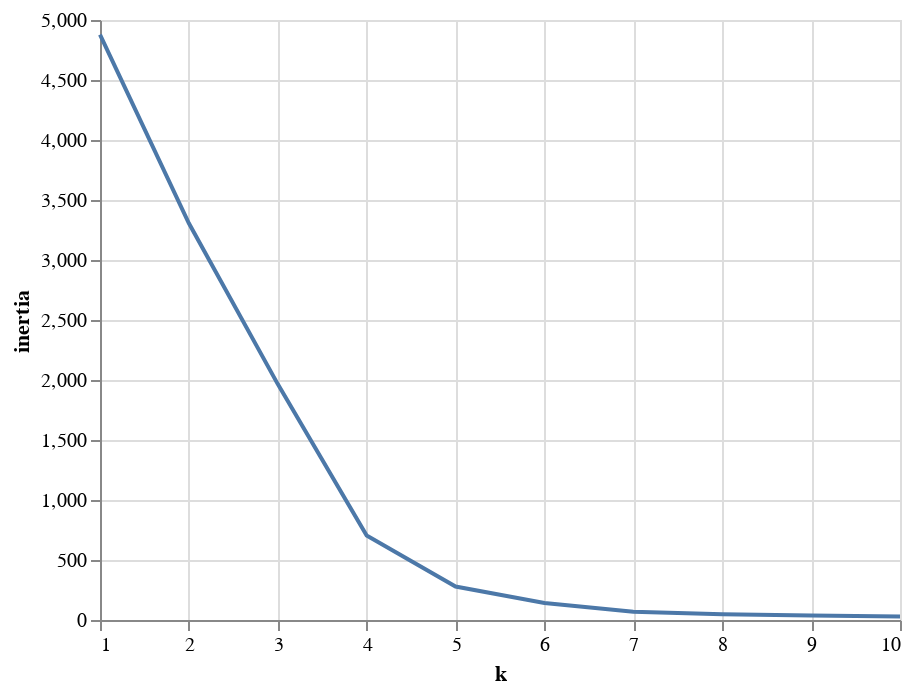

The notebook cell this image was saved under:
### Code cell
# running locally working in how altair must be recognized at sagemaker
#chart = alt.Chart(df_elbow).mark_line().encode(
#    x='k',
#    y='inertia',
#    )
# chart

### Figure 1 — Vega-Lite specification as saved in the notebook (floating-point values rounded to 4 significant figures)
{"$schema": "https://vega.github.io/schema/vega-lite/v3.4.0.json", "config": {"mark": {"tooltip": null}, "view": {"height": 300, "width": 400}}, "data": {"name": "data-de796a2b1786cd4bcf81508f689e3cd4"}, "datasets": {"data-de796a2b1786cd4bcf81508f689e3cd4": [{"inertia": 4877.0, "k": 1}, {"inertia": 3306.0, "k": 2}, {"inertia": 1966.0, "k": 3}, {"inertia": 704.1, "k": 4}, {"inertia": 278.5, "k": 5}, {"inertia": 142.2, "k": 6}, {"inertia": 69.36, "k": 7}, {"inertia": 47.69, "k": 8}, {"inertia": 37.06, "k": 9}, {"inertia": 29.52, "k": 10}]}, "encoding": {"x": {"field": "k", "type": "quantitative"}, "y": {"field": "inertia", "type": "quantitative"}}, "mark": "line"}
